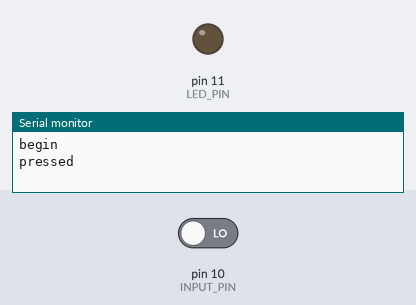
This sketch was run on a simulated Arduino Uno, built with avr-gcc and run on an emulated ATmega328P. Shown: output pins drawn as LEDs (lit = HIGH), the last lines printed to the serial monitor. Inputs (shaded band) come from the test bench; at power-on: pin 10 (INPUT_PIN) LOW.

Above: at 0.1 s.
1.3 s: pin 10 (INPUT_PIN) driven HIGH
At 1.48 s:
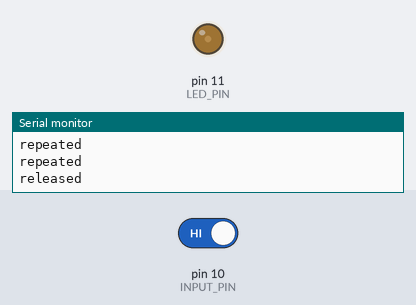
Timing chart, 0 to 4.3 s (numbered marks = the images above; inputs shaded):
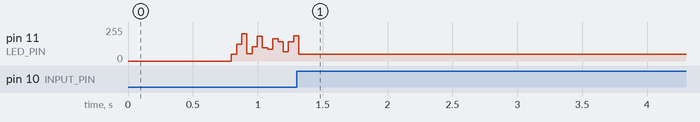

The sketch:

digital.ino
```cpp
// cv 5

#define INPUT_PIN 10
#define LED_PIN 11
#define REPEAT_INITIAL_DELAY_MS 1000
#define REPEAT_DELAY_MS 120

#define LED_SET_DELAY 750

bool key_down = false;
int key_repeat_begin = 0;
int key_down_begin = 0;
bool key_repeated_before = false;

unsigned int led_val = 0;

void setup() {
  // put your setup code here, to run once:
  pinMode(INPUT_PIN, INPUT);
  pinMode(LED_PIN, OUTPUT);
  Serial.begin(9600);
  Serial.println("begin");
}

void loop() {
  // put your main code here, to run repeatedly:
  int val = digitalRead(INPUT_PIN);
  //Serial.println(val);
  if(val == HIGH) {
    //Serial.println("high");
    digitalWrite(LED_PIN, 1);
  } else {
    //Serial.println("low");
    digitalWrite(LED_PIN, 0);
  }

  const int time_now = millis();
  const bool prev_key_down = key_down;
  key_down = val == HIGH ? false : true;
  const bool is_pressed = !prev_key_down && key_down;
  const bool is_released = prev_key_down && !key_down;
  const int down_time = time_now - key_down_begin;

  if(is_pressed) {
    Serial.println("pressed");
    key_down_begin = time_now;
    key_repeat_begin = time_now;
    key_repeated_before = false;
  }
  if(is_released) {
    Serial.println("released");
  }

  const int repeat_delay = key_repeated_before ? REPEAT_DELAY_MS : REPEAT_INITIAL_DELAY_MS;
  const bool is_repeated = key_down && (time_now - key_repeat_begin > repeat_delay);
  if(is_repeated) {
    key_repeat_begin = millis();
    key_repeated_before = true;
  }

  if(is_repeated && key_down) {
    Serial.println("repeated");
  }

  if(down_time > LED_SET_DELAY) {
    led_val += 4;
  } else if (is_released) { // set led val
    led_val = led_val < 500 ? 1023 : 0;
  }

  analogWrite(LED_PIN, led_val);


  delay(2);
}
```

Measured:
- after the input at 1.3 s, pin 11 (LED_PIN): goes on until 1.3 s, then stays 49/255
